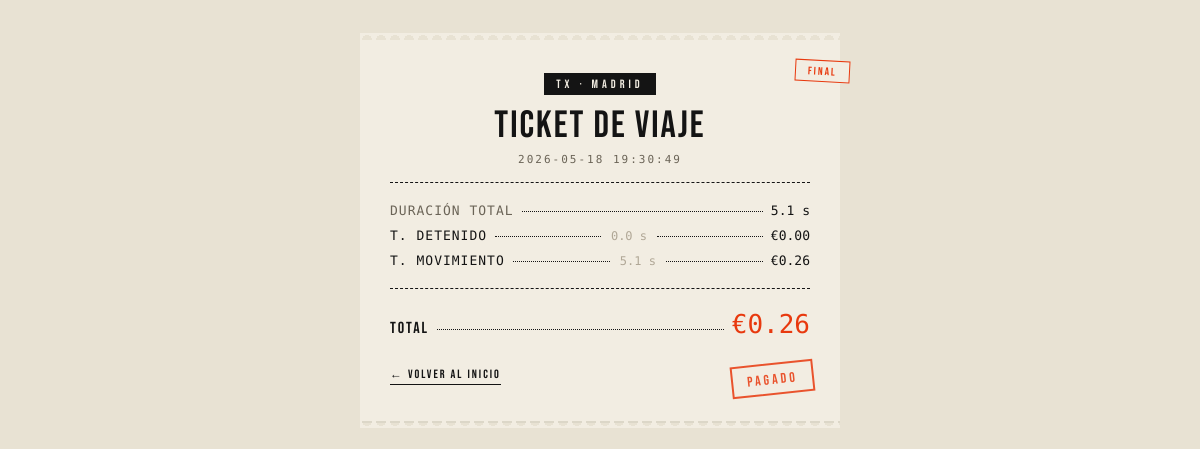
Before: /resumen (signed in) with the older database file.
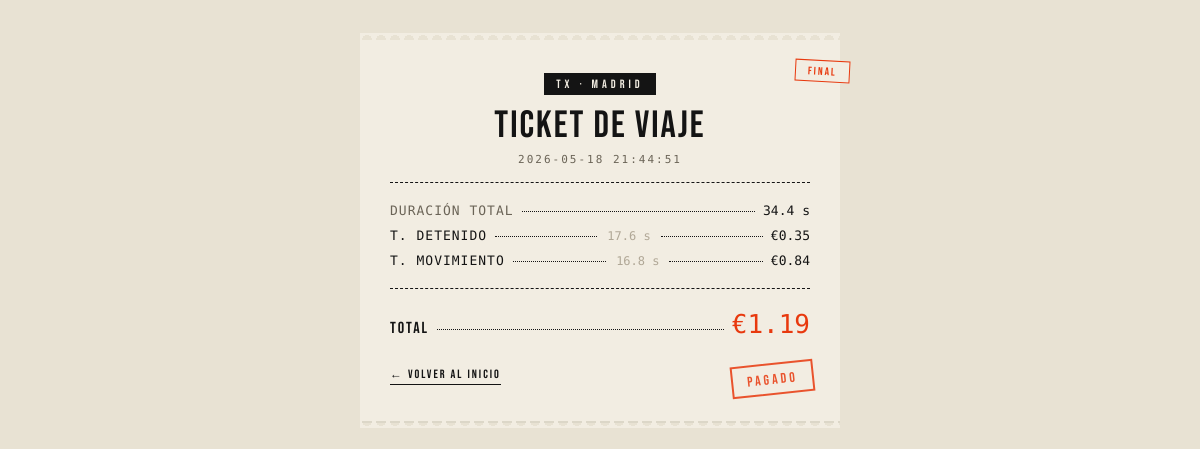
After: the same page with the newer database file.
### tables this page shows
CREATE TABLE trips (
            id INTEGER PRIMARY KEY AUTOINCREMENT,
            user_id INTEGER,
            fecha TEXT,
            duracion REAL,
            tiempo_detenido REAL,
            tiempo_movimiento REAL,
            precio REAL
        );

### app.py (the view)
@app.route('/resumen')
def resumen():
    if 'user_id' not in session:
        return redirect(url_for('login'))
    conn = sqlite3.connect("taximeter.db")
    cursor = conn.cursor()
    cursor.execute("SELECT fecha, duracion, tiempo_detenido, tiempo_movimiento, precio FROM trips WHERE user_id = ? ORDER BY id DESC LIMIT 1", (session['user_id'],))
    viaje = cursor.fetchone()
    conn.close()
    return render_template('resumen.html', viaje=viaje, rate_stopped=taxi.rate_stopped, rate_moving=taxi.rate_moving)

### templates/resumen.html (shortened to what this page needs)
<!DOCTYPE html>
<html lang="es">
<head>
    <link rel="stylesheet" href="{{ url_for('static', filename='style.css') }}">
</head>
<body>
    <div class="ticket">
        {% if viaje %}
            <div class="screen-tag">FINAL</div>
            <div class="ticket-head">
                <div class="brand-mark">TX · MADRID</div>
                <h1 class="brand-title">TICKET DE VIAJE</h1>
                <div class="brand-sub">{{ viaje[0] }}</div>
            </div>
            <div class="receipt-line">
                <span class="key">Duración total</span>
                <span class="dots"></span>
                <span class="val">{{ viaje[1] }} s</span>
            </div>
            <div class="receipt-split">
                <span class="key">T. detenido</span>
                <span class="dots"></span>
                <span class="mid">{{ viaje[2] }} s</span>
                <span class="dots"></span>
                <span class="val">€{{ "%.2f"|format(viaje[2] * rate_stopped) }}</span>
            </div>
            <div class="receipt-split">
                <span class="key">T. movimiento</span>
                <span class="dots"></span>
                <span class="mid">{{ viaje[3] }} s</span>
                <span class="dots"></span>
                <span class="val">€{{ "%.2f"|format(viaje[3] * rate_moving) }}</span>
            </div>
            <hr class="divider">
            <div class="receipt-line total">
                <span class="key">TOTAL</span>
                <span class="dots"></span>
                <span class="val">€{{ "%.2f"|format(viaje[4]) }}</span>
            </div>
            <div class="stamp">PAGADO</div>
        {% else %}
            <div class="empty-state">No se encontró información del viaje.</div>
        {% endif %}
        <a href="/" class="back-link">← VOLVER AL INICIO</a>
    </div>
</body>
</html>

### static/style.css (style rules this page uses)
:root { --paper: #F2EDE2; --ink: #141414; --ink-soft: #6b6457; --ink-faint: #b0a796; --fire: #E8390E; }
* { box-sizing: border-box; margin: 0; padding: 0; }
body { font-family: 'Barlow', sans-serif; background: #E8E2D3; color: var(--ink); min-height: 100vh; padding: 40px 20px; display: flex; align-items: flex-start; justify-content: center; }
.ticket { position: relative; background: var(--paper); padding: 32px 30px 36px; width: 100%; max-width: 480px; box-shadow: 0 2px 0 rgba(0,0,0,0.05); }
.ticket::before, .ticket::after { content: ''; position: absolute; left: 0; right: 0; height: 14px; background-image: radial-gradient(circle at 7px 7px, transparent 5px, var(--paper) 5px); background-size: 14px 14px; }
.ticket::before { top: -7px; }
.ticket::after { bottom: -7px; }
.ticket-head { text-align: center; padding-bottom: 16px; border-bottom: 1.5px dashed var(--ink); margin-bottom: 20px; }
.brand-mark { display: inline-block; font-family: 'Bebas Neue', sans-serif; font-size: 12px; letter-spacing: 4px; background: var(--ink); color: var(--paper); padding: 4px 12px 3px; margin-bottom: 12px; }
.brand-title { font-family: 'Bebas Neue', sans-serif; font-size: 38px; letter-spacing: 2px; line-height: 1; font-weight: 400; }
.brand-sub { font-family: 'Share Tech Mono', monospace; font-size: 11px; color: var(--ink-soft); margin-top: 8px; letter-spacing: 2px; text-transform: uppercase; }
.screen-tag { position: absolute; top: 20px; right: -10px; transform: rotate(3deg); font-family: 'Bebas Neue', sans-serif; font-size: 11px; letter-spacing: 2px; color: var(--fire); border: 1.5px solid var(--fire); padding: 4px 12px 3px; background: var(--paper); }
.divider { border: none; border-top: 1.5px dashed var(--ink); margin: 20px 0; }
.receipt-line { display: flex; align-items: baseline; font-family: 'Share Tech Mono', monospace; font-size: 13px; margin: 8px 0; }
.receipt-line .key { color: var(--ink-soft); text-transform: uppercase; letter-spacing: 1px; }
.receipt-line .dots { flex: 1; border-bottom: 1px dotted var(--ink); margin: 0 8px; transform: translateY(-3px); }
.receipt-line .val { color: var(--ink); }
.receipt-line.total { font-size: 15px; margin-top: 12px; }
.receipt-line.total .key { font-family: 'Bebas Neue', sans-serif; font-size: 16px; letter-spacing: 2px; color: var(--ink); }
.receipt-line.total .val { color: var(--fire); font-size: 26px; }
.receipt-split { display: flex; align-items: baseline; font-family: 'Share Tech Mono', monospace; font-size: 13px; margin: 10px 0; gap: 8px; }
.receipt-split .key { color: var(--ink); text-transform: uppercase; letter-spacing: 1px; }
.receipt-split .dots { flex: 1; border-bottom: 1px dotted var(--ink); transform: translateY(-3px); }
.receipt-split .mid { color: var(--ink-faint); font-size: 12px; padding: 0 2px; }
.receipt-split .val { color: var(--ink); }
.stamp { position: absolute; bottom: 26px; right: 26px; font-family: 'Bebas Neue', sans-serif; font-size: 14px; letter-spacing: 3px; color: var(--fire); border: 2px solid var(--fire); padding: 6px 14px 5px; transform: rotate(-6deg); opacity: 0.85; }
.back-link { display: inline-block; margin-top: 20px; font-family: 'Bebas Neue', sans-serif; font-size: 12px; letter-spacing: 2px; color: var(--ink); text-decoration: none; border-bottom: 1.5px solid var(--ink); padding-bottom: 2px; }

Changed rows visible on the page:
no longer on this page (row unchanged): trips: fecha "2026-05-18 19:30:49", duracion "5.1", tiempo_detenido "0.0", viaje[2]*rate_stopped "0.00", tiempo_movimiento "5.1", viaje[3]*rate_moving "0.26", precio "0.26"
added trips: fecha "2026-05-18 21:44:51", duracion "34.4", tiempo_detenido "17.6", viaje[2]*rate_stopped "0.35", tiempo_movimiento "16.8", viaje[3]*rate_moving "0.84", precio "1.19"
